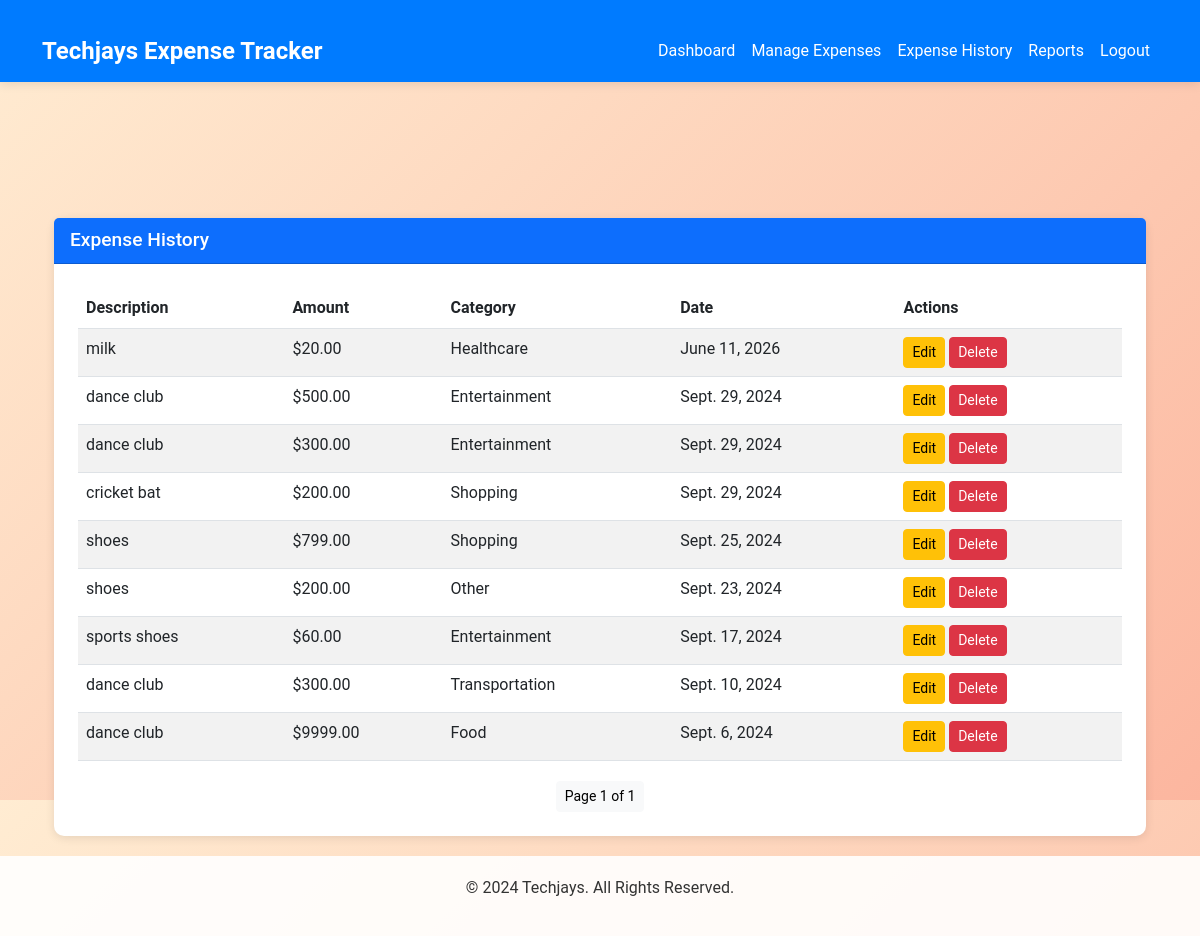
/history/ (signed in), run on the app's committed database.
### expenses/models.py (models this page shows, shortened)
class Expense(models.Model):
    CATEGORY_CHOICES = [
        ('Food', 'Food'),
        ('Transportation', 'Transportation'),
        ('Entertainment', 'Entertainment'),
        ('Healthcare', 'Healthcare'),
        ('Shopping', 'Shopping'),
        ('Other', 'Other'),
    ]
    user = models.ForeignKey(User, on_delete=models.CASCADE)
    description = models.CharField(max_length=255)
    amount = models.DecimalField(max_digits=10, decimal_places=2)
    date = models.DateField(default=timezone.now)
    category = models.CharField(max_length=50, choices=CATEGORY_CHOICES)
    class Meta:
        ordering = ['-date']

### expenses/views.py (the view)
# urls.py: path('history/', views.expense_history, name='expense_history'),
@login_required
def expense_history(request):
    expenses = Expense.objects.filter(user=request.user).order_by('-date')
    paginator = Paginator(expenses, 10)
    page_number = request.GET.get('page')
    page_obj = paginator.get_page(page_number)
    return render(request, 'expense_history.html', {
        'page_obj': page_obj,
        'show_navbar': True
    })

### expenses/templates/expense_history.html (shortened to what this page needs)
{% extends 'base.html' %}
{% block content %}
<div class="container mt-5">
    <div class="row">
        <div class="col-md-12">
            <div class="card">
                <div class="card-header bg-primary text-white">
                    Expense History
                </div>
                <div class="card-body">
                    <table class="table table-striped">
                        <thead>
                            <tr>
                                <th>Description</th>
                                <th>Amount</th>
                                <th>Category</th>
                                <th>Date</th>
                                <th>Actions</th>
                            </tr>
                        </thead>
                        <tbody>
                            {% if page_obj %}
                                {% for expense in page_obj %}
                                    <tr>
                                        <td>{{ expense.description }}</td>
                                        <td>${{ expense.amount }}</td>
                                        <td>{{ expense.category }}</td>
                                        <td>{{ expense.date }}</td>
                                        <td>
                                            <a href="{% url 'edit_expense' expense.id %}" class="btn btn-warning btn-sm">Edit</a>
                                            <a href="{% url 'delete_expense' expense.id %}" class="btn btn-danger btn-sm" onclick="return confirm('Are you sure you want to delete this expense?');">Delete</a>
                                        </td>
                                    </tr>
                                {% endfor %}
                            {% else %}
                                <tr>
                                    <td colspan="5" class="text-center">No expenses found.</td>
                                </tr>
                            {% endif %}
                        </tbody>
                    </table>
                    <div class="pagination justify-content-center">
                        <span class="btn btn-light btn-sm">Page {{ page_obj.number }} of {{ page_obj.paginator.num_pages }}</span>
                    </div>
                </div>
            </div>
        </div>
    </div>
</div>
{% endblock %}

### expenses/templates/base.html (shortened to what this page needs)
{% load static %}
<!DOCTYPE html>
<html lang="en">
<head>
    <link href="https://cdn.jsdelivr.net/npm/bootstrap@5.3.0/dist/css/bootstrap.min.css" rel="stylesheet">
    <link rel="stylesheet" href="{% static 'css/styles.css' %}">
</head>
<body>
    {% if request.resolver_match.url_name != "home" and request.resolver_match.url_name != "login" and request.resolver_match.url_name != "register" %}
    <nav class="navbar navbar-expand-lg">
        <div class="container">
            <a class="navbar-brand" href="{% url 'home' %}">Techjays Expense Tracker</a>
            <div class="collapse navbar-collapse justify-content-end" id="navbarNav">
                <ul class="navbar-nav">
                    <li class="nav-item"><a class="nav-link" href="{% url 'dashboard' %}">Dashboard</a></li>
                    <li class="nav-item"><a class="nav-link" href="{% url 'manage_expenses' %}">Manage Expenses</a></li>
                    <li class="nav-item"><a class="nav-link" href="{% url 'expense_history' %}">Expense History</a></li>
                    <li class="nav-item"><a class="nav-link" href="{% url 'reports' %}">Reports</a></li>
                    {% if user.is_authenticated %}
                        <li class="nav-item"><a class="nav-link" href="{% url 'logout' %}">Logout</a></li>
                    {% else %}
                        <li class="nav-item"><a class="nav-link" href="{% url 'login' %}">Login</a></li>
                        <li class="nav-item"><a class="nav-link" href="{% url 'register' %}">Register</a></li>
                    {% endif %}
                </ul>
            </div>
        </div>
    </nav>
    {% endif %}
    <main>
        <div class="container mt-5">
            {% block content %}
            {% endblock %}
        </div>
    </main>
    <footer>
        <p>&copy;   2024 Techjays. All Rights Reserved.</p>
    </footer>
</body>
</html>

### static/css/styles.css (style rules this page uses)
body { font-family: 'Roboto', sans-serif; background-color: #f8f9fa; }
.navbar { background-color: #343a40; box-shadow: 0 2px 10px rgba(0, 0, 0, 0.1); justify-content: center; }
.navbar-brand { margin-right: auto; font-weight: bold; color: #ffffff; }
.navbar-nav { justify-content: center; }
.navbar-nav .nav-link { color: #ffffff; padding: 0.5rem 1rem; }
.card { border-radius: 10px; box-shadow: 0 2px 10px rgba(0, 0, 0, 0.1); border: none; margin-bottom: 20px; }
.card-header { font-size: 1.2rem; font-weight: 500; }
.container { padding-top: 20px; }
.card-body { padding: 1.5rem; }
.pagination { justify-content: center; margin-top: 20px; }
.navbar { justify-content: center; }
.navbar-brand { margin-right: auto; font-weight: bold; }

### expenses/templates/base.html (style rules this page uses)
body { font-family: 'Roboto', sans-serif; background: linear-gradient(135deg, #ffecd2, #fcb69f); margin: 0; padding: 0; height: 100vh; display: flex; flex-direction: column; }
.navbar { background-color: #007bff !important; border-bottom: none; }
.navbar-brand { color: #fff !important; font-size: 1.5rem; font-weight: bold; }
.navbar-nav .nav-link { color: #fff !important; font-size: 1rem; }
footer { background-color: rgba(255, 255, 255, 0.9); color: #333; padding: 20px 0; text-align: center; margin-top: auto; }

### data on the page
Expense: description "milk", amount "20.00", category "Healthcare", date "June 11, 2026"
Expense: description "dance club", amount "500.00", category "Entertainment", date "Sept. 29, 2024"
Expense: description "dance club", amount "300.00", category "Entertainment", date "Sept. 29, 2024"
Expense: description "cricket bat", amount "200.00", category "Shopping", date "Sept. 29, 2024"
Expense: description "shoes", amount "799.00", category "Shopping", date "Sept. 25, 2024"
Expense: description "shoes", amount "200.00", category "Other", date "Sept. 23, 2024"
Expense: description "sports shoes", amount "60.00", category "Entertainment", date "Sept. 17, 2024"
Expense: description "dance club", amount "300.00", category "Transportation", date "Sept. 10, 2024"
Expense: description "dance club", amount "9999.00", category "Food", date "Sept. 6, 2024"

### other printed values
{{ page_obj.number }} "1"
{{ page_obj.paginator.num_pages }} "1"
